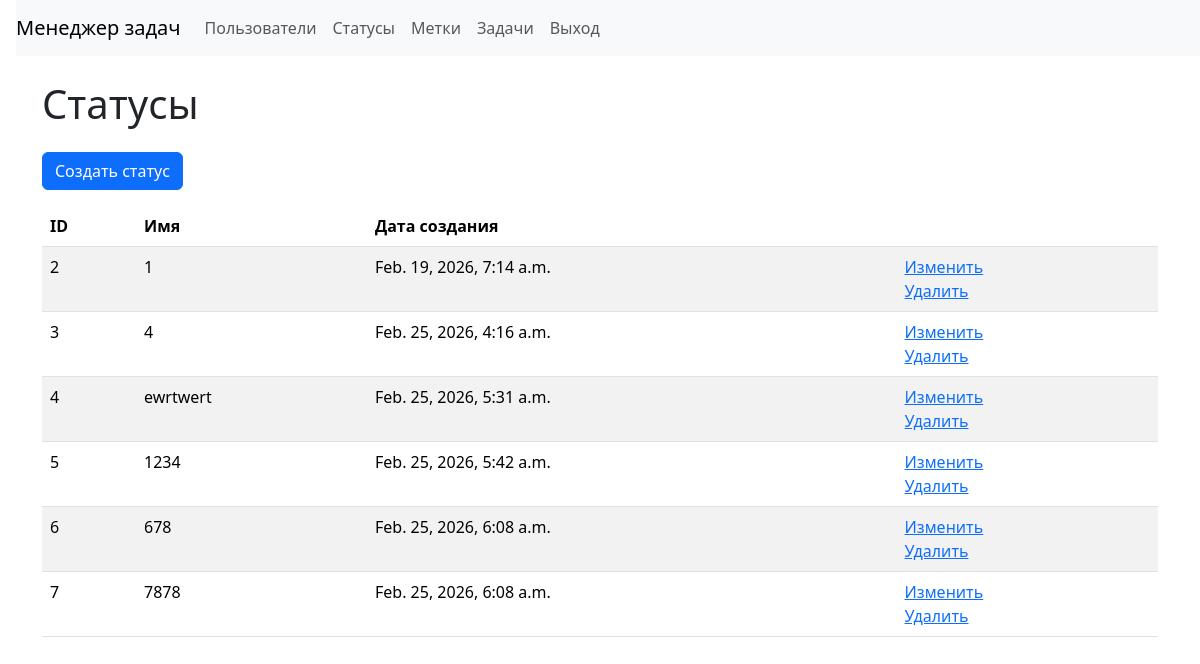
The page /statuses/ (signed in) on the database as committed earlier.
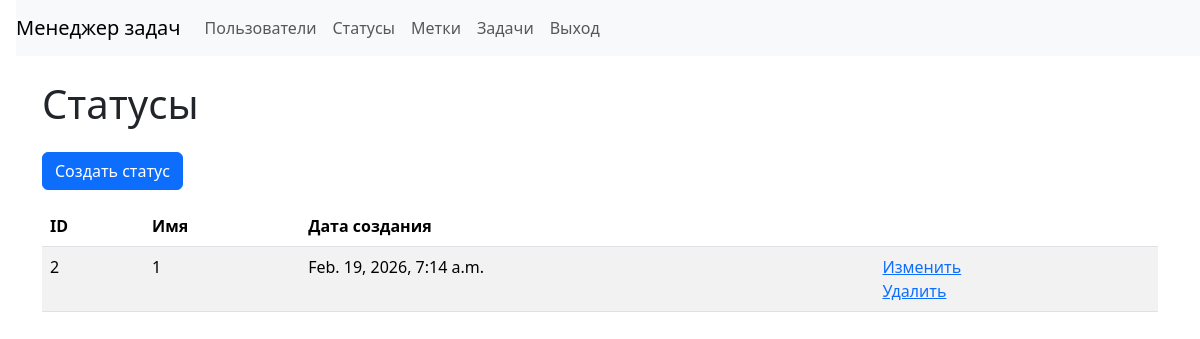
The same page on the database as committed later.
### src/task_manager/models.py (models this page shows, shortened)
class Status(models.Model):
    name = models.CharField(max_length=255, unique=True, verbose_name='Имя')
    created_at = models.DateTimeField(auto_now_add=True, verbose_name='Дата создания')

### src/task_manager/views.py (the view)
# urls.py: path('statuses/', StatusListView.as_view(), name='statuses_list'),
class StatusListView(LoginRequiredMixin, ListView):
    model = Status
    template_name = 'statuses/list.html'
    context_object_name = 'statuses'

### src/templates/statuses/list.html
{% extends "layouts/base.html" %}
{% block content %}
<h1 class="my-4">
  Статусы
</h1>
<a class="btn btn-primary mb-3" href="{% url 'status_create' %}">Создать статус</a>
<table class="table table-striped">
  <thead>
    <tr>
      <th>ID</th>
      <th>Имя</th>
      <th>Дата создания</th>
      <th></th>
    </tr>
  </thead>
  <tbody>
    {% for status in statuses %}
    <tr>
      <td>{{ status.id }}</td>
      <td>{{ status.name }}</td>
      <td>{{ status.created_at }}</td>
      <td>
        <a href="{% url 'status_update' status.id %}">Изменить</a>
        <br>
        <a href="{% url 'status_delete' status.id %}">Удалить</a>
      </td>
    </tr>
    {% empty %}
    <tr>
      <td colspan="4">Нет статусов</td>
    </tr>
    {% endfor %}
  </tbody>
</table>
{% endblock %}

Rows that differ between the two databases and show on the page:
removed Status: id "3", name "4", created_at "Feb. 25, 2026, 4:16 a.m."
removed Status: id "4", name "ewrtwert", created_at "Feb. 25, 2026, 5:31 a.m."
removed Status: id "5", name "1234", created_at "Feb. 25, 2026, 5:42 a.m."
removed Status: id "6", name "678", created_at "Feb. 25, 2026, 6:08 a.m."
removed Status: id "7", name "7878", created_at "Feb. 25, 2026, 6:08 a.m."
